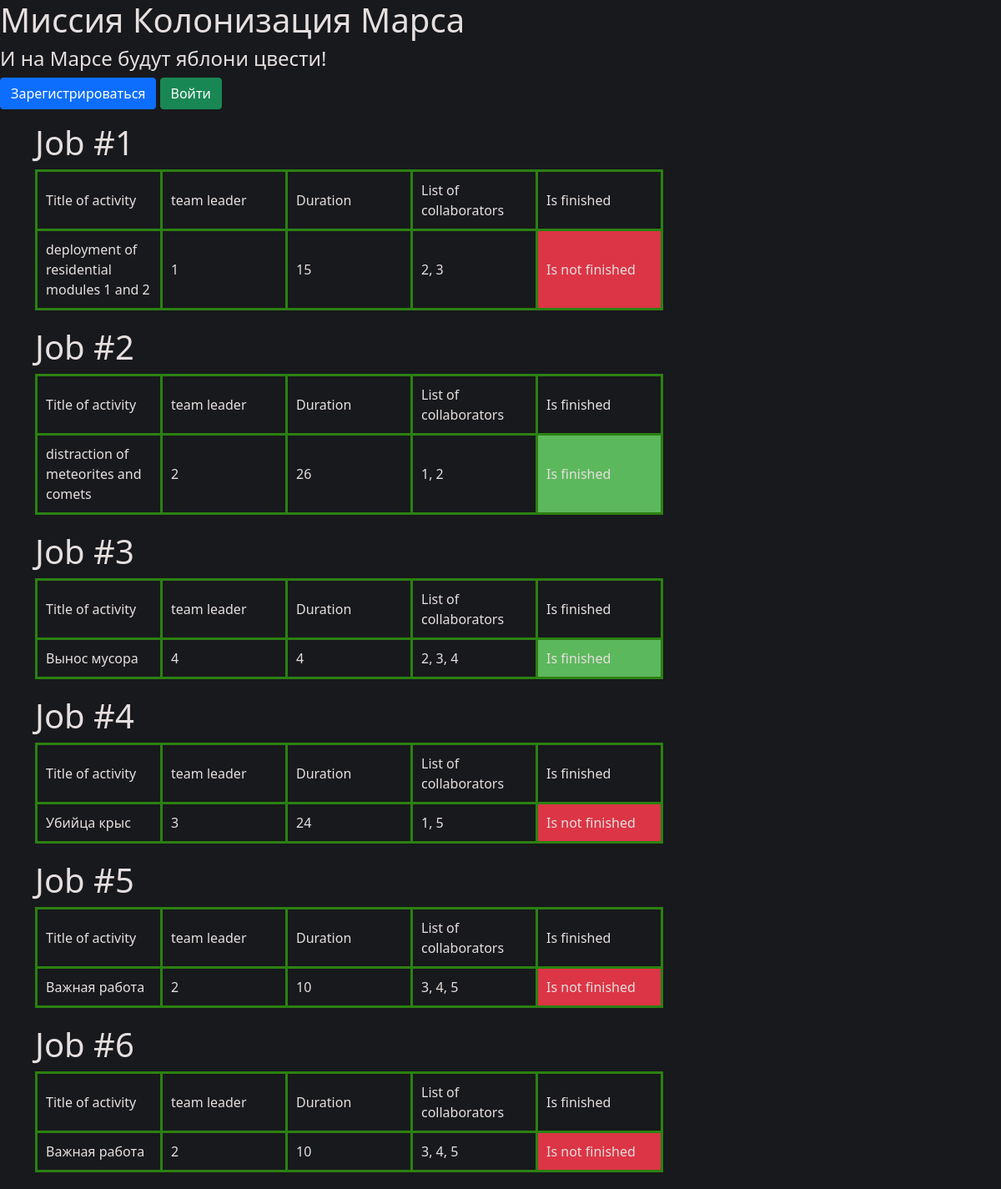
The app's page /table, older data.
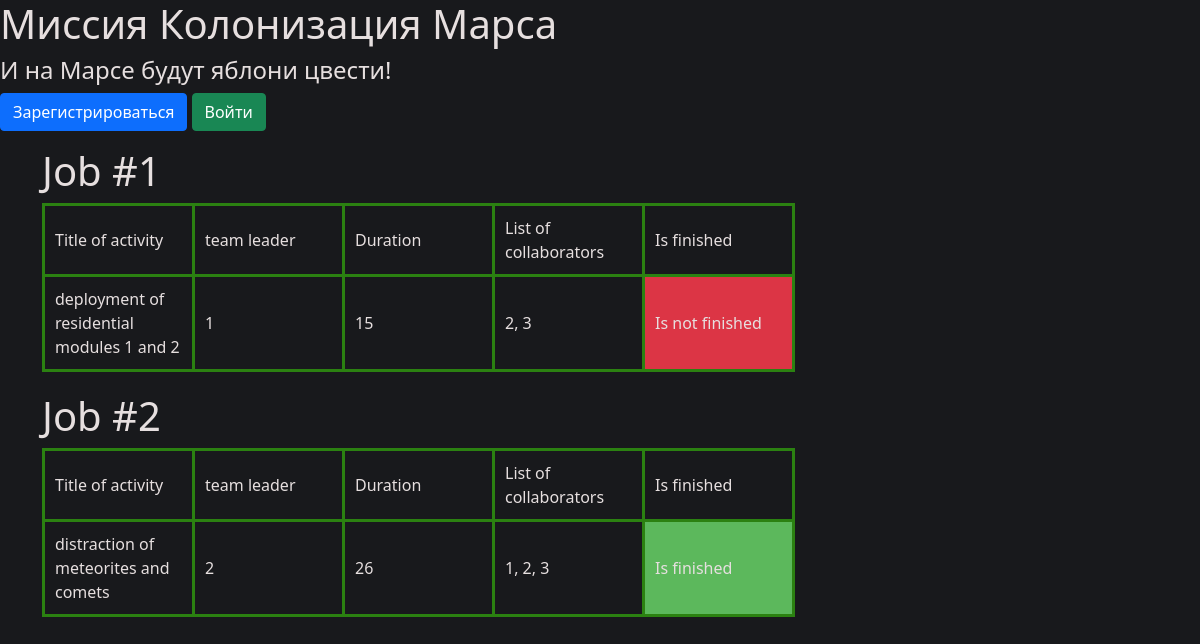
The same page, newer data.
### data/jobs.py (models this page shows, shortened)
class Job(SqlAlchemyBase, SerializerMixin):
    __tablename__ = 'jobs'
    id = sqlalchemy.Column(sqlalchemy.Integer,
                           primary_key=True, autoincrement=True)
    team_leader = sqlalchemy.Column(sqlalchemy.Integer, sqlalchemy.ForeignKey("users.id"))
    job = sqlalchemy.Column(sqlalchemy.String)
    work_size = sqlalchemy.Column(sqlalchemy.Integer)
    collaborators = sqlalchemy.Column(sqlalchemy.String)
    start_date = sqlalchemy.Column(sqlalchemy.DateTime, default=datetime.datetime.now)
    end_date = sqlalchemy.Column(sqlalchemy.DateTime)
    is_finished = sqlalchemy.Column(sqlalchemy.Boolean, default=False)
    user = orm.relationship('User')
    department = orm.relationship("Department",
                                  secondary="association",
                                  backref="jobs")

### repr.py (the view)
@app.route('/table')
def table():
    db_sess = create_session()
    lst = []
    for job in db_sess.query(Job).all():
        lst.append(job)
    return render_template('table.html', title='Работа', list=lst)

### data/db_session.py (called while the page is built)
def create_session() -> Session:
    global __factory
    return __factory()

### templates/table.html
{% extends "base.html" %}
{% block hed %}
<link rel="stylesheet" href="/static/css/table.css">
{% endblock %}
{% block content %}
{% for job in list %}
<h1>Job #{{job.id}}</h1>
<table>
    <thead>
    <tr>
        <td>Title of activity</td>
        <td>team leader</td>
        <td>Duration</td>
        <td>List of collaborators</td>
        <td>Is finished</td>
    </tr>
    </thead>
    <tbody>
        <tr>
            <td>{{job.job}}</td>
            <td>{{job.team_leader}}</td>
            <td>{{job.work_size}}</td>
            <td>{{job.collaborators}}</td>
            {% if job.is_finished %}
            <td class="finished">Is finished</td>
            {% else %}
            <td class="not_finished">Is not finished</td>
            {% endif %}
        </tr>
    </tbody>
</table>
{% endfor %}
{% endblock %}

### templates/base.html (shortened to what this page needs)
<!DOCTYPE html>
<html lang="en">
    <head>
                    <link rel="stylesheet"
                    href="https://cdn.jsdelivr.net/npm/bootstrap@5.0.0-beta1/dist/css/bootstrap.min.css"
>
        {% block hed%}{% endblock %}
    </head>
    <body>
    <h1>Миссия Колонизация Марса</h1>
    <h4>И на Марсе будут яблони цвести!</h4>
    {% if current_user.is_authenticated %}
    <a class="navbar-brand" href="/logout">{{ current_user.name + " " + current_user.surname }}</a>
{% else %}
    <p>
        <a class="btn btn-primary " href="/register">Зарегистрироваться</a>
        <a class="btn btn-success" href="/login">Войти</a>
    </p>
{% endif %}
    <main role="main" class="container">
    {% block content %}{% endblock %}
    </main>
    </body>
</html>

### static/css/table.css (style rules this page uses)
td { text-align: left; padding: 10px; border: 3px solid rgb(43, 129, 17); min-width: 150px; }
td.finished { background: #5cb85c }
td.not_finished { background: #dc3545 }
body { background-color: #18191C; color: #e6dfdf; }
table { width: 650px; border-top: 7px solid rgb(43, 129, 17); border-collapse: collapse; text-align: center; margin-bottom: 20px; border: 1px solid #dddddd; }

Row changes from the older to the newer data that the page shows:
removed Job: id "3", job "Вынос мусора", team_leader "4", work_size "4", collaborators "2, 3, 4", is_finished "Is finished"
removed Job: id "4", job "Убийца крыс", team_leader "3", work_size "24", collaborators "1, 5", is_finished "Is not finished"
removed Job: id "5", job "Важная работа", team_leader "2", work_size "10", collaborators "3, 4, 5", is_finished "Is not finished"
removed Job: id "6", job "Важная работа", team_leader "2", work_size "10", collaborators "3, 4, 5", is_finished "Is not finished"
changed Job "distraction of meteorites and comets": collaborators "1, 2" → "1, 2, 3"
